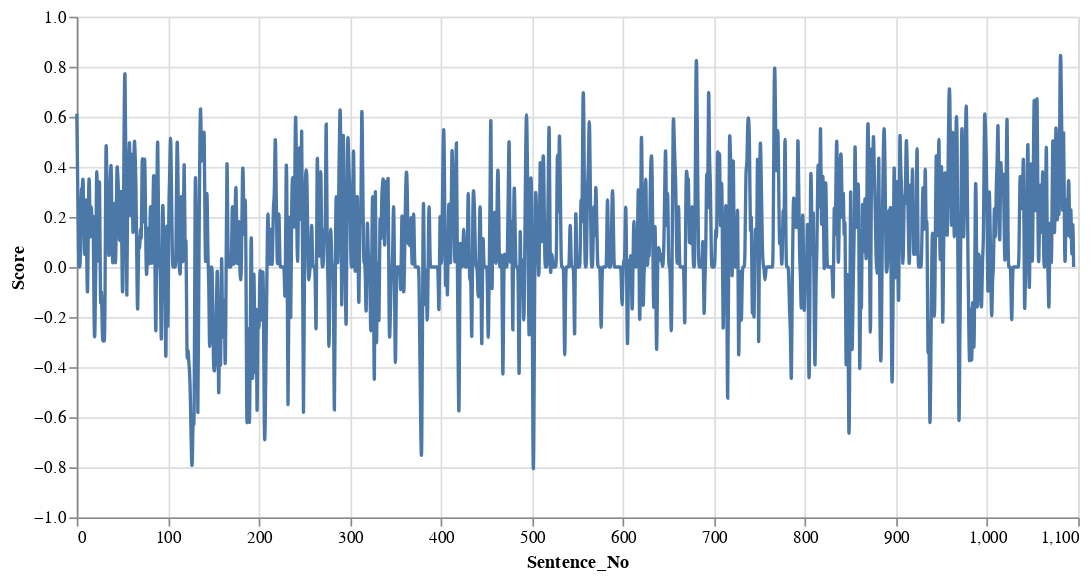

Notebook cell for this chart:
### Code cell
# Draw points on the line, and highlight based on selection
points = line.mark_point().encode(
    opacity=alt.condition(nearest, alt.value(1), alt.value(0))
)

# Draw text labels near the points, and highlight based on selection
text = line.mark_text(align='left', dx=5, dy=-5).encode(
    text=alt.condition(nearest, 'Score:Q', alt.value(' '))
)

# Draw a rule at the location of the selection
rules = alt.Chart(source).mark_rule(color='gray').encode(
    x='Sentence_No:Q',
).transform_filter(
    nearest
)

# Put the five layers into a chart and bind the data
alt.layer(
    line, selectors, points, rules, text
).properties(
    width=600, height=300
)

### Figure 1 — Vega-Lite specification as saved in the notebook (floating-point values rounded to 4 significant figures; data arrays with more than 128 entries replaced by an {"elided": "..."} marker saying what was removed)
{"config": {"view": {"continuousWidth": 400, "continuousHeight": 300}}, "layer": [{"mark": {"type": "line", "interpolate": "basis"}, "encoding": {"x": {"type": "quantitative", "field": "Sentence_No"}, "y": {"type": "quantitative", "field": "Score"}}}, {"mark": "point", "encoding": {"opacity": {"value": 0}, "x": {"type": "quantitative", "field": "Sentence_No"}}, "selection": {"selector004": {"type": "single", "nearest": true, "on": "mouseover", "fields": ["x"], "empty": "none"}}}, {"mark": "point", "encoding": {"opacity": {"condition": {"value": 1, "selection": "selector004"}, "value": 0}, "x": {"type": "quantitative", "field": "Sentence_No"}, "y": {"type": "quantitative", "field": "Score"}}}, {"mark": {"type": "rule", "color": "gray"}, "encoding": {"x": {"type": "quantitative", "field": "Sentence_No"}}, "transform": [{"filter": {"selection": "selector004"}}]}, {"mark": {"type": "text", "align": "left", "dx": 5, "dy": -5}, "encoding": {"text": {"condition": {"type": "quantitative", "field": "Score", "selection": "selector004"}, "value": " "}, "x": {"type": "quantitative", "field": "Sentence_No"}, "y": {"type": "quantitative", "field": "Score"}}}], "data": {"name": "data-39301ea63abb0d9b5f6e4137df5f90bf"}, "height": 300, "width": 600, "$schema": "https://vega.github.io/schema/vega-lite/v4.0.0.json", "datasets": {"data-39301ea63abb0d9b5f6e4137df5f90bf": {"elided": "1096 records"}}}
